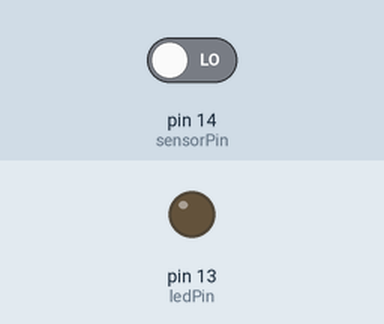
The sketch below on a simulated Arduino Uno, built with avr-gcc and run on an emulated ATmega328P. On the bench: output pins drawn as LEDs (lit = HIGH). The inputs (shaded band) are chosen by the test bench; at power-on: pin 14 (sensorPin) LOW.

Above: at 1.8 s.
1.9 s: pin 14 (sensorPin) driven HIGH
At 2.8 s:
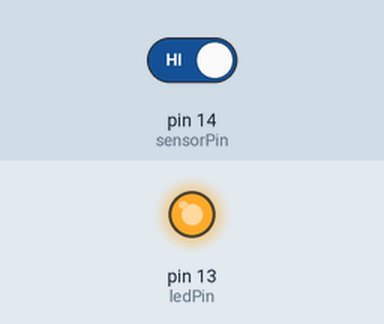
3.5 s: pin 14 (sensorPin) driven LOW
At 3.9 s:
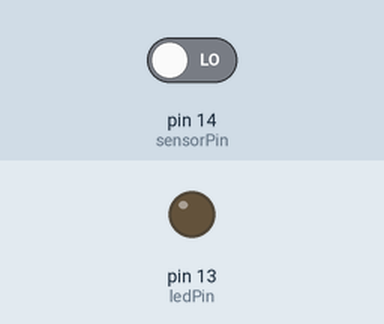
Timing chart, 0 to 6.5 s (numbered marks = the images above; inputs shaded):
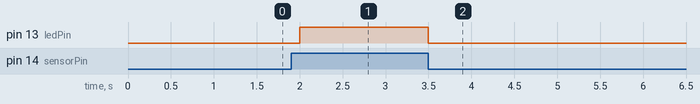

The sketch:

ir_motion_sensor.ino
```cpp
// Project 25.1: Infrared Motion Sensor
// Objective: Lights up LED whenever motion is detected from the IR module.

// IR sensor is connected to GPIO 14:
int sensorPin = 14;

// LED is connected to GPIO 13:
int ledPin = 13;

void setup() {
    // Initializes sensor pin as an input:
    pinMode(sensorPin, INPUT);

    // Initializes LED pin as an output:
    pinMode(ledPin, OUTPUT);
}

void loop() {
    // Turn LED ON or OFF according to Infrared Motion Sensor:
    digitalWrite(ledPin, digitalRead(sensorPin));

    // Interval between IR sensor readings:
    delay(500);
}
```

Measured:
- after the input at 1.9 s, pin 13 (ledPin): LOW → HIGH after 0.10 s
- after the input at 3.5 s, pin 13 (ledPin): HIGH → LOW at once
